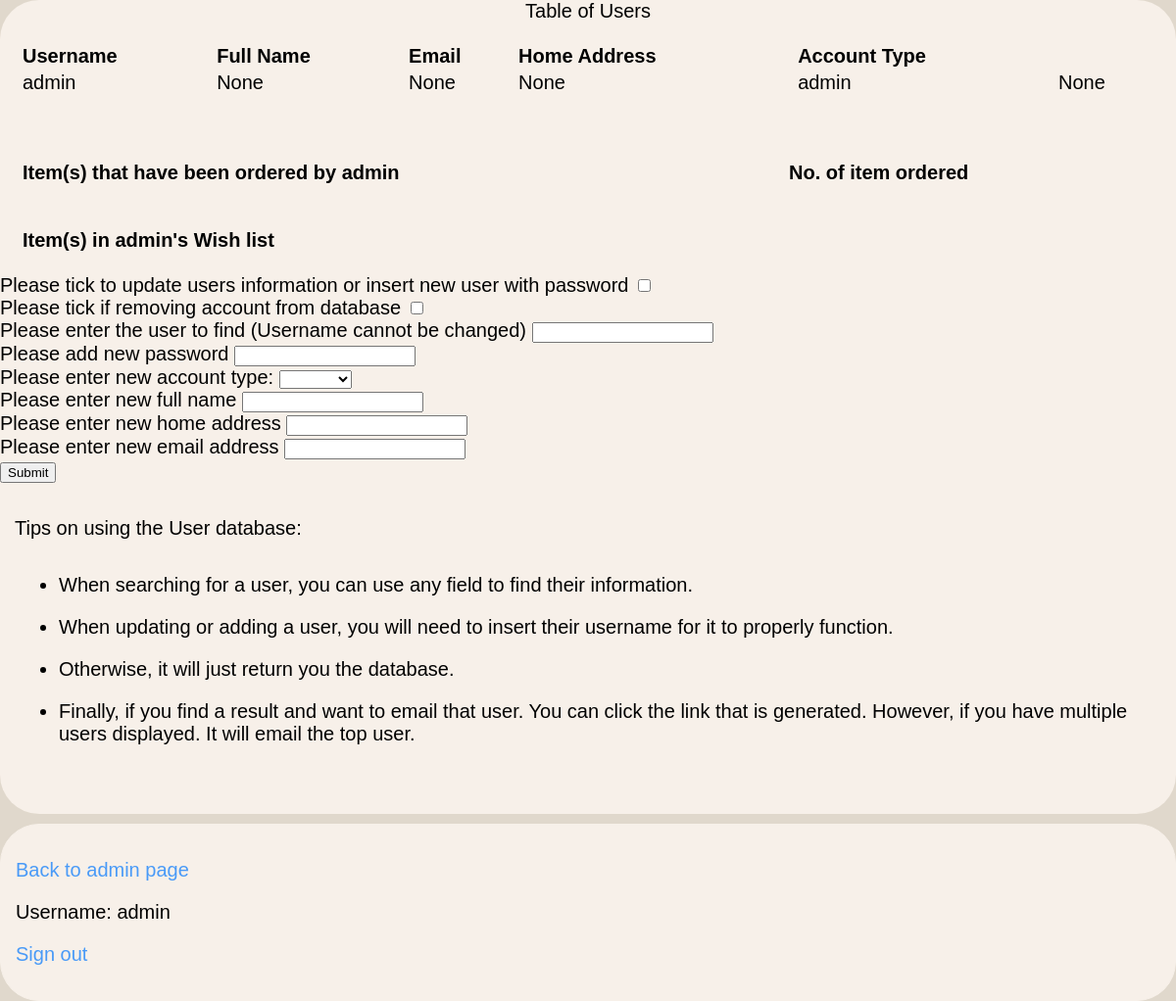
/users (signed in), run on the app's committed database.
### tables this page shows
CREATE TABLE users
(
    user_id TEXT NOT NULL PRIMARY KEY,
    password TEXT,
    name TEXT,
    email TEXT,
    address TEXT,
    type TEXT,
    wishlist TEXT,
    orders TEXT
);

### app.py (the view, shortened to what this page needs)
@app.route("/users", methods=["GET","POST"])
@admin_login_required
def users():
    form = UserForm()
    db = get_db()
    users = db.execute("""SELECT * FROM users;""").fetchall()
    success = ""
    itemname = ""
    orders_itemname = ""
    orders = ""
    return render_template("users.html", form=form, success=success, users=users, itemname=itemname,orders_itemname=orders_itemname, orders=orders)

### forms.py
class UserForm(FlaskForm):
    username = StringField("Please enter the user to find (Username cannot be changed)")
    password = PasswordField("Please add new password")
    modification = BooleanField("Please tick to update users information or insert new user with password")
    removal = BooleanField("Please tick if removing account from database")
    changetype = SelectField("Please enter new account type:", choices=("","admin","standard","None"))
    changename = StringField("Please enter new full name")
    changeaddress = StringField("Please enter new home address")
    changemail = StringField("Please enter new email address")
    Submit = SubmitField("Submit")

### app.py (called while the page is built)
@app.before_request
def load_logged_in_user():
    g.admin = session.get("admin", None)
    g.user = session.get("username", None)

def admin_login_required(view):
    @wraps(view)
    def wrapped_view(**kwargs):
        if g.admin is None:
            return redirect(url_for("login", next=request.url))
        return view(**kwargs)
    return wrapped_view

### database.py (called while the page is built)
def get_db():
    if "db" not in g:
        g.db = sqlite3.connect(DATABASE,
         detect_types=sqlite3.PARSE_DECLTYPES
        )
        g.db.row_factory = sqlite3.Row
    return g.db

### templates/users.html (shortened to what this page needs)
{% extends "base_mod.html" %}
{% block main_content%}
<table>
    <caption> Table of Users</caption>
    <tr>
        <th>
            Username
        </th>
        <th>
            Full Name
        </th>
        <th>
            Email
        </th>
        <th>
            Home Address
        </th>
        <th>
            Account Type
        </th>
    </tr>
    {% for person in users %}
    <tr>
        <td>
            {{person["user_id"]}}
        </td>
        <td>
            {{person["name"]}}
        </td>
        <td>
            {{person["email"]}}
        </td>
        <td>
            {{person["address"]}}
        </td>
        <td>
            {{person["type"]}}
        </td>
        <td>
            {{person["orders"]}}
        </td>
    </tr>
    {% endfor %}
</table>
<br/>
{% if users %}
    <table>
        <th>
            Item(s) that have been ordered by {{users[0][0]}}
        </th>
        <th>
            No. of item ordered
        </th>
    </table>
    <table>
        <th>
            Item(s) in {{users[0][0]}}'s Wish list
        </th>
{% endif %}
</table>
<form action ="" method="POST" novalidate>
        {{ form.modification.label }}
        {{ form.modification() }}
    <br/>
        {{form.removal.label}}
        {{form.removal()}}
    <br/>
        {{ form.username.label }}
        {{ form.username() }}
    <br/>
        {{form.password.label}}
        {{form.password()}}
    <br/>
        {{ form.changetype.label }}
        {{ form.changetype() }}
    <br/>
        {{ form.changename.label }}
        {{ form.changename() }}
    <br/>
        {{ form.changeaddress.label }}
        {{ form.changeaddress() }}
    <br/>
        {{ form.changemail.label }}
        {{ form.changemail() }}
    <br/>
        {{ form.Submit() }}
</form>
<p>Tips on using the User database:</p>
    <ul>
        <li>When searching for a user, you can use any field to find their information.</li>
        <li>When updating or adding a user, you will need to insert their username for it to properly function.</li>
        <li>Otherwise, it will just return you the database.</li>
        <li>Finally, if you find a result and want to email that user. You can click the link that is generated. However, if you have multiple users displayed. It will email the top user.</li>
    </ul>
<p>{{ success }}</p>
{% endblock %}

### static/styles.css (style rules this page uses)
:root { --colour-bgcolour:#f7f0e9 ; --header-colour: rgb(90, 150, 120); --text-colour: black; --root-background-color:#e0d8cc; --banner-background-color:rgb(46, 70, 58); background-color:var(--root-background-color); font-size: 20px; font-family: Montserrat, Pacifico-Regular Arial, Franklin Gothic Medium, Arial, sans-serif; }
html { margin: 0; }
body { display: grid; grid-template-columns: 1fr; grid-template-areas:'top' 'middle' 'bottom'; color: black; width: 100%; margin: 0; }
main p, main h3, main h4 { padding: 0.75rem; }
ol, ul { padding-inline-start: 3rem; }
li { margin-bottom: 1rem; }
table { width: 100%; border: 1px solid --colour-bgcolour; padding: 1rem; text-align: left; }

### data on the page
users: user_id "admin", name "None", email "None", address "None", type "admin", orders "None"

### other printed values
{{ g.admin }} "admin"
